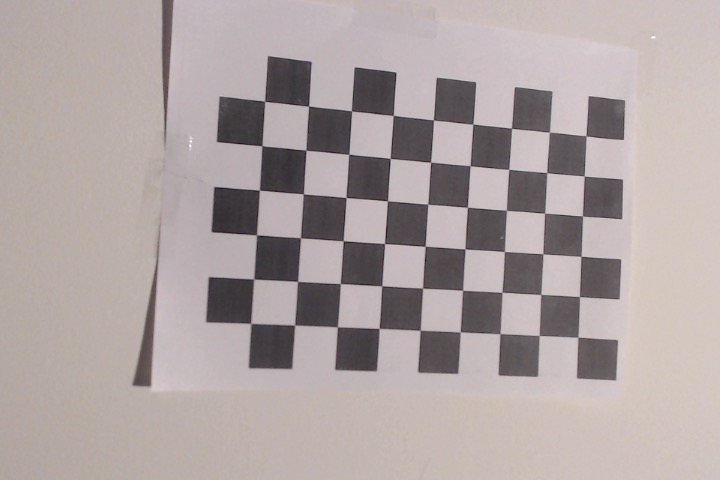
#> input picture P2_AdvancedLaneDetection/calibration/chessboard1.jpg, 720 x 480 px; its folder holds only this picture in this run
$ python -i thresholding_utils.py   (imports and definitions only)   (older library calls are emulated)
#> lines starting #> are read from the running program, lines starting #| are printed output that depends on the picture
#> further down, picture is the input picture: shape (480, 720, 3); mean B, G, R 162.6, 163.5, 174.3
### P2_AdvancedLaneDetection/misc_utils.py
import numpy as np
import matplotlib.pyplot as plt
import cv2
import matplotlib.image as mpimg
import glob
import os
showstep = False


def show_img(img, showstep=showstep, wait=False, name="img"):
    if showstep == True:
        cv2.imshow(name, img)
    if wait == True:
        cv2.waitKey(0)


# [86 lines left out: functions adjust_original_image, draw_on_original, mask, transform, not called in this run]

### P2_AdvancedLaneDetection/thresholding_utils.py
import numpy as np
import matplotlib.pyplot as plt
import cv2
import matplotlib.image as mpimg
import glob
import os
from misc_utils import show_img, showstep

nx = 9
ny = 6
#dir = os.path.dirname(os.path.abspath(__file__))
# img = cv2.imread(dir+"/signs_vehicles_xygrad.png")


def abs_sobel_thresh(img, orient='x', thresh_min=0, thresh_max=255):
#> called with orient = 'x', thresh_min = 0, thresh_max = 255
    print(thresh_min, thresh_max)
    gray = cv2.cvtColor(img, cv2.COLOR_BGR2GRAY)

    if orient == 'x':
        sobel = cv2.Sobel(gray, cv2.CV_64F, 1, 0)
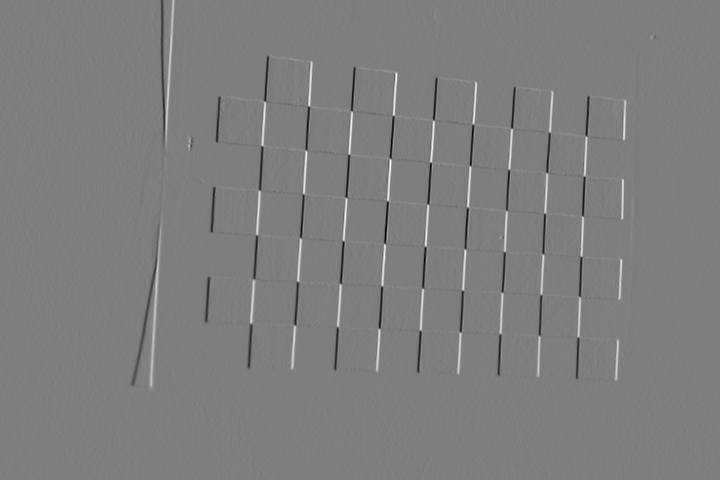
#> sobel: shape (480, 720) float64; min -618, max 629, mean 0.3; drawn with min black and max white

    elif orient == 'y':
        sobel = cv2.Sobel(gray, cv2.CV_64F, 0, 1)

    abs_sobel = np.absolute(sobel)
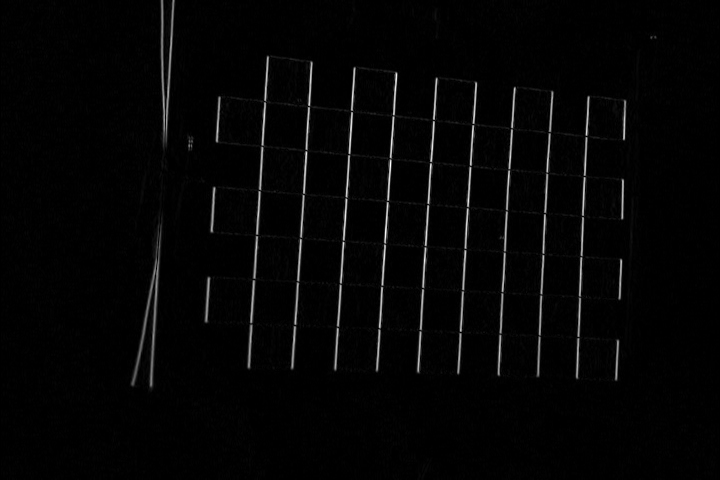
#> abs_sobel: shape (480, 720) float64; min 0, max 629, mean 13.1; drawn with min black and max white
    # Take the absolute value of the output from cv2.Sobel()
    print("normalized:", 255*abs_sobel/np.max(sobel))
#> (printed output is left out)
    scaled_sobel = np.uint8(255*abs_sobel/np.max(abs_sobel))

    # Normalize by dividing each entry of abs_sobel with max of it
    # Multiply by 255 to have 8-bit integer (would result in scale 0-255)

    print("abs_sobel: ", abs_sobel, "scaled: ", scaled_sobel)
#> (printed output is left out)
    gradbinary = np.zeros_like(scaled_sobel)
    gradbinary[(scaled_sobel >= thresh_min) & (scaled_sobel <= thresh_max)] = 255
    print("binary", gradbinary)
    show_img(gradbinary)
    return gradbinary


# [46 lines left out: functions mag_thresh, dir_threshold, hls_select, not called in this run]


# [14 lines of commented-out code are left out]

>>> import cv2
>>> picture = cv2.imread('calibration/chessboard1.jpg')
>>> result = abs_sobel_thresh(picture)
#> result: shape (480, 720); every value is 255

$ run again, on P2_AdvancedLaneDetection/calibration/chessboard10.jpg
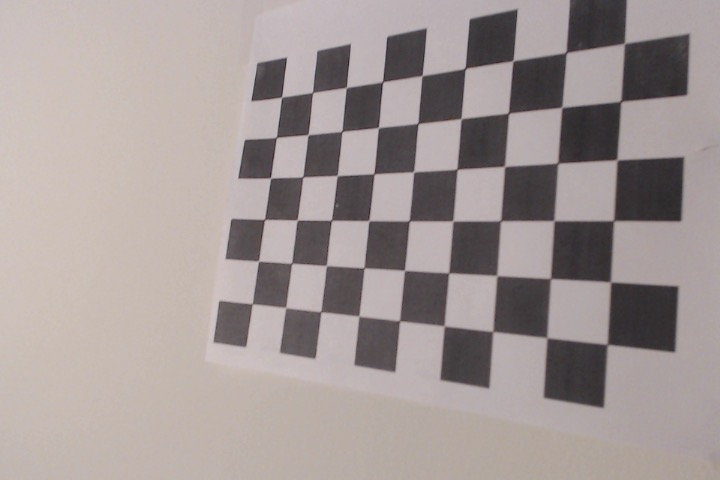
#> input picture P2_AdvancedLaneDetection/calibration/chessboard10.jpg, 720 x 480 px
#> picture is the input picture: shape (480, 720, 3); mean B, G, R 150.4, 152, 162.3
#> in abs_sobel_thresh, `sobel = cv2.Sobel(gray, cv2.CV_64F, 1, 0)`:
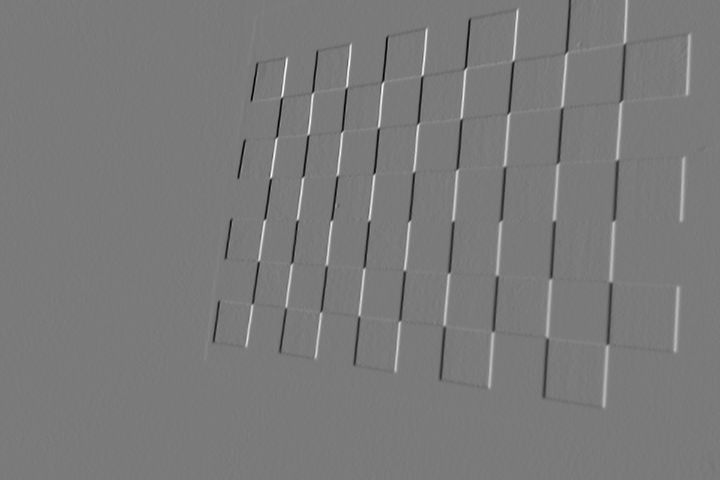
#> sobel: shape (480, 720) float64; min -535, max 575, mean -0.3; drawn with min black and max white
#> in abs_sobel_thresh, `abs_sobel = np.absolute(sobel)`:
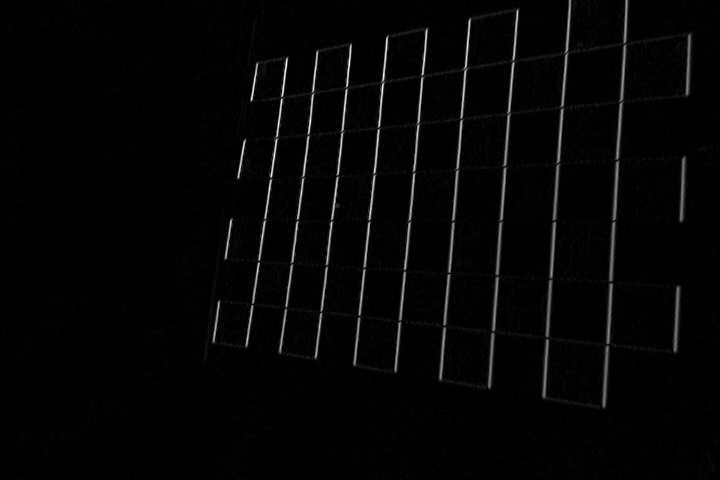
#> abs_sobel: shape (480, 720) float64; min 0, max 575, mean 12.6; drawn with min black and max white
#> (printed output is left out)
#> (printed output is left out)
#> result: shape (480, 720); every value is 255

$ run again, on P2_AdvancedLaneDetection/calibration/chessboard11.jpg
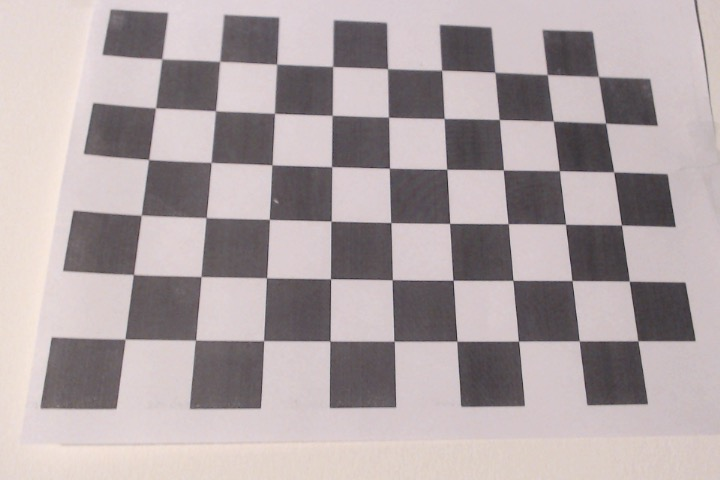
#> input picture P2_AdvancedLaneDetection/calibration/chessboard11.jpg, 720 x 480 px
#> picture is the input picture: shape (480, 720, 3); mean B, G, R 164.9, 163.4, 174.5
#> in abs_sobel_thresh, `sobel = cv2.Sobel(gray, cv2.CV_64F, 1, 0)`:
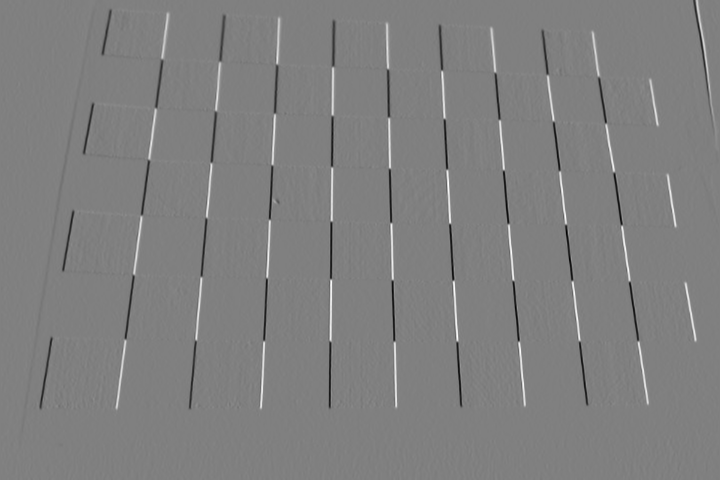
#> sobel: shape (480, 720) float64; min -644, max 637, mean -0.3; drawn with min black and max white
#> in abs_sobel_thresh, `abs_sobel = np.absolute(sobel)`:
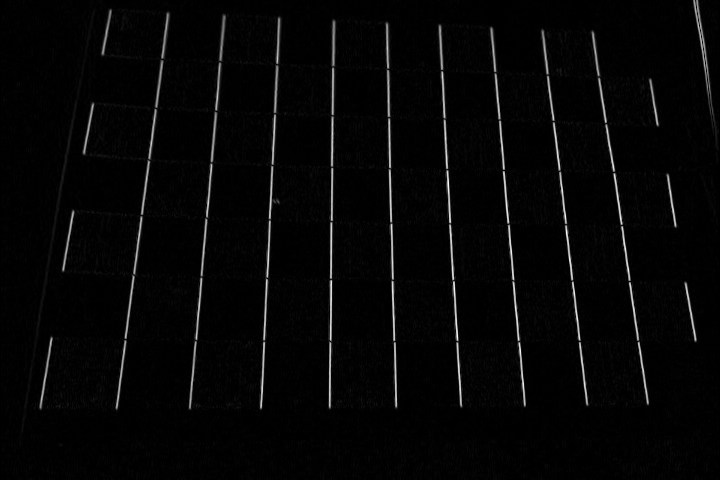
#> abs_sobel: shape (480, 720) float64; min 0, max 644, mean 16.3; drawn with min black and max white
#> (printed output is left out)
#> (printed output is left out)
#> result: shape (480, 720); every value is 255

$ run again, on P2_AdvancedLaneDetection/calibration/chessboard12.jpg
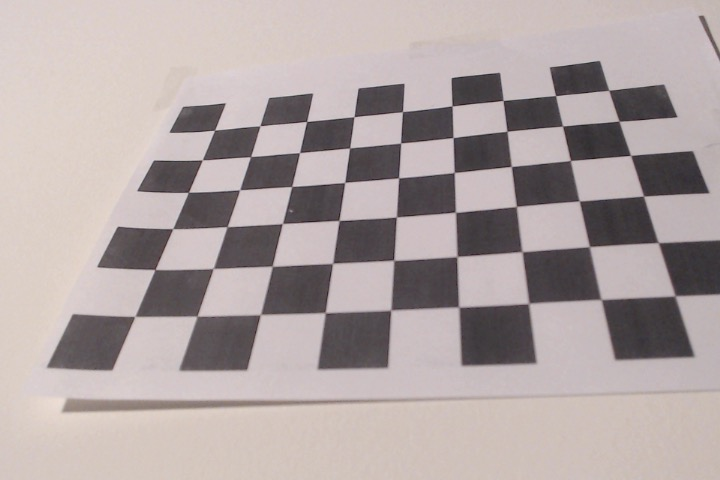
#> input picture P2_AdvancedLaneDetection/calibration/chessboard12.jpg, 720 x 480 px
#> picture is the input picture: shape (480, 720, 3); mean B, G, R 163.5, 164.1, 175.5
#> in abs_sobel_thresh, `sobel = cv2.Sobel(gray, cv2.CV_64F, 1, 0)`:
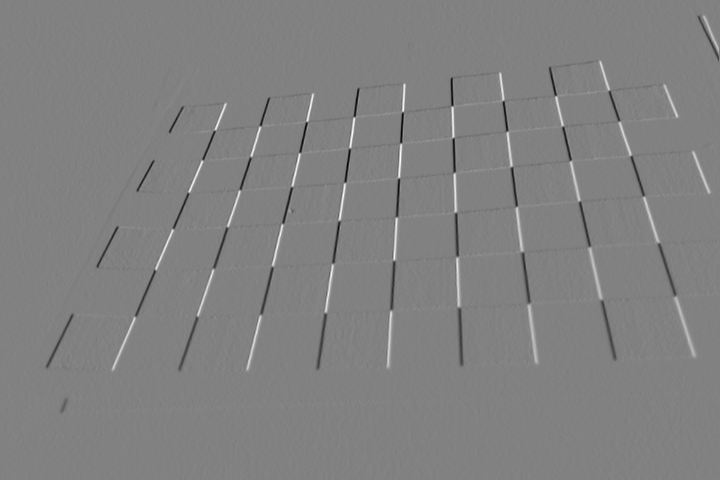
#> sobel: shape (480, 720) float64; min -610, max 590, mean -0.5; drawn with min black and max white
#> in abs_sobel_thresh, `abs_sobel = np.absolute(sobel)`:
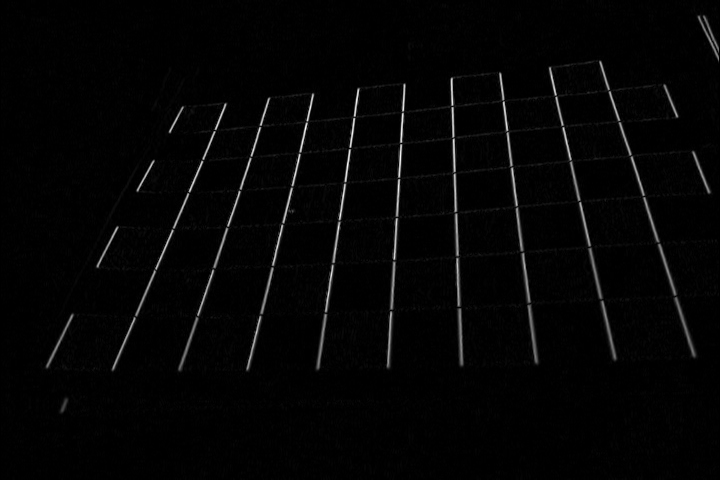
#> abs_sobel: shape (480, 720) float64; min 0, max 610, mean 12.3; drawn with min black and max white
#> (printed output is left out)
#> (printed output is left out)
#> result: shape (480, 720); every value is 255
